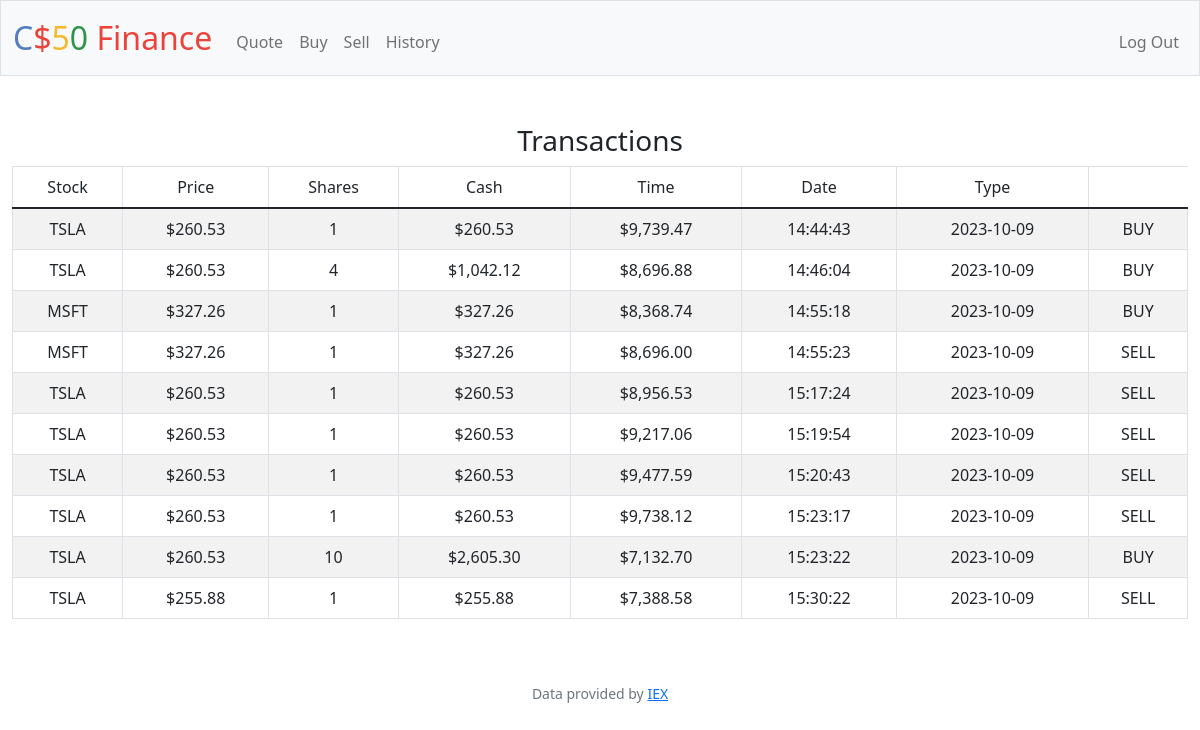
The app's page /history (signed in) with its own data.
### tables this page shows
CREATE TABLE history (
    history_id INTEGER PRIMARY KEY,
    user_id INTEGER,
    stock TEXT NOT NULL,
    price INTEGER NOT NULL,
    shares INTEGER NOT NULL,
    value INTEGER NOT NULL,
    total_cash INTEGER,
    time TIME,
    date DATE,
    trans TEXT,
    FOREIGN KEY (user_id) REFERENCES users(id)
);

### app.py (the view)
@app.route("/history")
@login_required
def history():
    histories = db.execute("SELECT * FROM history WHERE user_id = ?", session['user_id'])
    return render_template("history.html", histories=histories, usd=usd)

### app.py (called while the page is built)
@app.after_request
def after_request(response):
    response.headers["Cache-Control"] = "no-cache, no-store, must-revalidate"
    response.headers["Expires"] = 0
    response.headers["Pragma"] = "no-cache"
    return response

### helpers.py (called while the page is built)
def login_required(f):
    @wraps(f)
    def decorated_function(*args, **kwargs):
        if session.get("user_id") is None:
            return redirect("/login")
        return f(*args, **kwargs)
    return decorated_function

def usd(value):
    return f"${value:,.2f}"

### templates/history.html (shortened to what this page needs)
{% extends "layout.html" %}
{% block main %}
    <form action="/history" method="get">
        <h3>Transactions</h3>
        <table class="table table-striped table-bordered table-hover">
            <thead>
                <td>Stock</td><td>Price</td><td>Shares</td><td>Cash</td><td>Time</td><td>Date</td><td>Type</td>
            </thead>
        {% for history in histories %}
            <tr>
                <td>{{ history.stock }}</td><td>{{ usd(history.price) }}</td><td>{{ history.shares }}</td><td>{{ usd(history.value) }}</td><td>{{ usd(history.total_cash) }}</td><td>{{ history.time }}</td><td>{{ history.date }}</td><td>{{ history.trans }}</td>
            </tr>
        {% endfor %}
        </table>
    </form>
{% endblock %}

### templates/layout.html (shortened to what this page needs)
<!DOCTYPE html>
<html lang="en">
    <head>
        <link href="https://cdn.jsdelivr.net/npm/bootstrap@5.1.3/dist/css/bootstrap.min.css" rel="stylesheet">
        <link href="/static/styles.css" rel="stylesheet">
    </head>
    <body>
        <nav class="bg-light border navbar navbar-expand-md navbar-light">
            <div class="container-fluid">
                <a class="navbar-brand" href="/"><span class="blue">C</span><span class="red">$</span><span class="yellow">5</span><span class="green">0</span> <span class="red">Finance</span></a>
                <div class="collapse navbar-collapse" id="navbar">
                    {% if session["user_id"] %}
                        <ul class="navbar-nav me-auto mt-2">
                            <li class="nav-item"><a class="nav-link" href="/quote">Quote</a></li>
                            <li class="nav-item"><a class="nav-link" href="/buy">Buy</a></li>
                            <li class="nav-item"><a class="nav-link" href="/sell">Sell</a></li>
                            <li class="nav-item"><a class="nav-link" href="/history">History</a></li>
                        </ul>
                        <ul class="navbar-nav ms-auto mt-2">
                            <li class="nav-item"><a class="nav-link" href="/logout">Log Out</a></li>
                        </ul>
                    {% else %}
                        <ul class="navbar-nav ms-auto mt-2">
                            <li class="nav-item"><a class="nav-link" href="/register">Register</a></li>
                            <li class="nav-item"><a class="nav-link" href="/login">Log In</a></li>
                            <li class="nav-item"><a class="nav-link" href="/password">Change Your Password</a></li>
                        </ul>
                    {% endif %}
                </div>
            </div>
        </nav>
        <main class="container-fluid py-5 text-center">
            {% block main %}{% endblock %}
        </main>
        <footer class="mb-5 small text-center text-muted">
            Data provided by <a href="https://iexcloud.io/">IEX</a>
        </footer>
    </body>
</html>

### static/styles.css (style rules this page uses)
nav .navbar-brand { font-size: xx-large; }
nav .navbar-brand .blue { color: #537fbe; }
nav .navbar-brand .red { color: #ea433b; }
nav .navbar-brand .yellow { color: #f5b82e; }
nav .navbar-brand .green { color: #2e944b; }

### records on screen
history: stock "TSLA", price "$260.53", shares "1", value "$260.53", total_cash "$9,739.47", time "14:44:43", date "2023-10-09", trans "BUY"
history: stock "TSLA", price "$260.53", shares "4", value "$1,042.12", total_cash "$8,696.88", time "14:46:04", date "2023-10-09", trans "BUY"
history: stock "MSFT", price "$327.26", shares "1", value "$327.26", total_cash "$8,368.74", time "14:55:18", date "2023-10-09", trans "BUY"
history: stock "MSFT", price "$327.26", shares "1", value "$327.26", total_cash "$8,696.00", time "14:55:23", date "2023-10-09", trans "SELL"
history: stock "TSLA", price "$260.53", shares "1", value "$260.53", total_cash "$8,956.53", time "15:17:24", date "2023-10-09", trans "SELL"
history: stock "TSLA", price "$260.53", shares "1", value "$260.53", total_cash "$9,217.06", time "15:19:54", date "2023-10-09", trans "SELL"
history: stock "TSLA", price "$260.53", shares "1", value "$260.53", total_cash "$9,477.59", time "15:20:43", date "2023-10-09", trans "SELL"
history: stock "TSLA", price "$260.53", shares "1", value "$260.53", total_cash "$9,738.12", time "15:23:17", date "2023-10-09", trans "SELL"
history: stock "TSLA", price "$260.53", shares "10", value "$2,605.30", total_cash "$7,132.70", time "15:23:22", date "2023-10-09", trans "BUY"
history: stock "TSLA", price "$255.88", shares "1", value "$255.88", total_cash "$7,388.58", time "15:30:22", date "2023-10-09", trans "SELL"
